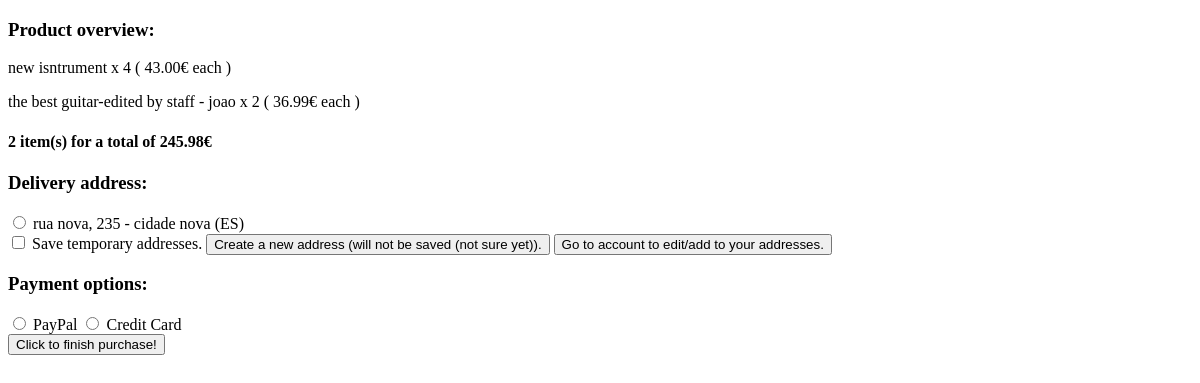
Page /account/placeorder/ (signed in) on the earlier database version.
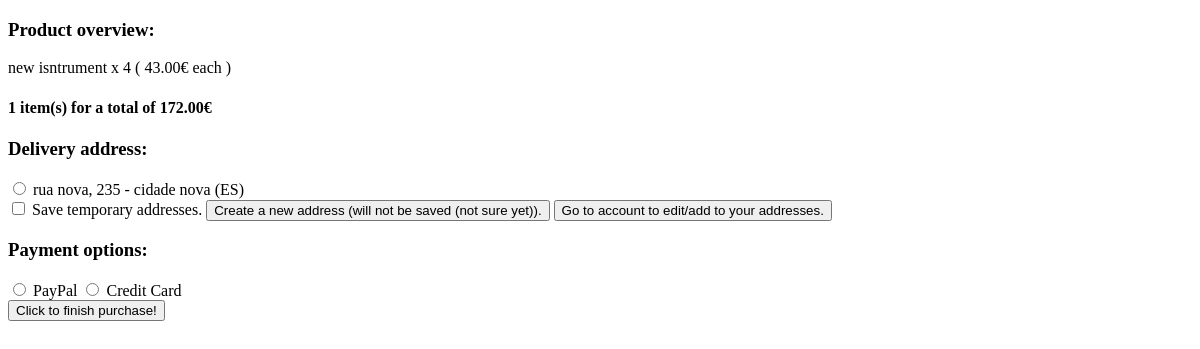
Same page on the later database version.
### app/models.py (models this page shows, shortened)
class ItemQuantity(models.Model):
    item = models.ForeignKey(Item, on_delete=models.CASCADE)
    quantity = models.IntegerField()

class Item(models.Model):
    instrument = models.OneToOneField(Instrument, on_delete=models.CASCADE)
    price = models.DecimalField(max_digits=10, decimal_places=2)

class Instrument(models.Model):
    name = models.CharField(max_length=100)
    category = models.CharField(choices=INSTRUMENT_CAT , max_length=100)
    manufacturer = models.ForeignKey(Manufacturer, on_delete=models.CASCADE)
    description = models.CharField(max_length=1000)
    nr_serie = models.CharField(max_length=20)
    image = models.URLField()

class Address(models.Model):
    street = models.CharField(max_length=100)
    city = models.CharField(max_length=100)
    code = models.CharField(max_length=20)
    country = models.CharField(choices=COUNTRIES, max_length=100)
    door = models.IntegerField()
    person = models.ForeignKey(Person, on_delete=models.CASCADE, blank=True)
    def __str__(self):
        return self.street + ", " + str(self.door) + " - " + self.city + " (" + self.country + ")"

### app/views.py (the view, shortened to what this page needs)
# urls.py: path('account/placeorder/', views.place_order, name='place_order'),
@login_required(login_url='/login/')
def place_order(request, new_addr=False):
    total = 0
    nr_prods = 0
    lista = ItemList.objects.get(person=get_curr_person_object(request), type='shoppingcart').items.all()
    for i in lista:
        total += i.quantity * i.item.price
        nr_prods += i.quantity
    if nr_prods == 0:
        return redirect('/account/shoppingcart')
    info = {'prod_list' : lista, 'total' : total, 'nr_prods' : nr_prods}
    try:
        addr_choices = Address.objects.filter(person=get_curr_person_object(request)).all()
    except:
        addr_choices = []
    info['addr_choices'] = addr_choices
    return render(request, 'place_order.html', info)

### app/views.py (called while the page is built)
def get_curr_person_object(request):
    u = models.User.objects.get(pk=request.user.id)
    return Person.objects.get(user=u)

### templates/place_order.html (shortened to what this page needs)
<!DOCTYPE html>
<html lang="en">
<head>
</head>
<body>
    <h3>Product overview:</h3>
    {% for p in prod_list %}
        <p>{{ p.item.instrument.name }} x {{ p.quantity }} ( {{ p.item.price }}€ each )</p>
    {% endfor %}
    <h4>{{ prod_list | length }} item(s) for a total of {{ total }}€</h4>
    <h3>Delivery address:</h3>
    <form action="" method="post">
    {% for a in addr_choices %}
        <input type="radio" name="address" id="radio{{ a.id }}" value="{{ a.id }}" >
        <label for="radio{{ a.id }}">{{ a }}</label>
        <br>
    {% endfor %}
    <input type="checkbox" id="checkbox_save_addrs" name="save_addrs" >
    <label for="checkbox_save_addrs">Save temporary addresses.</label>
    <a href=""><input type="submit" name="new_addr" value="Create a new address (will not be saved (not sure yet))."></a>
    <a href="/account/"><button>Go to account to edit/add to your addresses.</button></a>
    <h3>Payment options:</h3>
        <input type="radio" name="pay" id="pay1" value="PayPal">
        <label for="pay1">PayPal</label>
        <input type="radio" name="pay" id="pay2" value="Credit Card">
        <label for="pay2">Credit Card</label>
    <br>
    <input type="submit" value="Click to finish purchase!">
    </form>
</body>
</html>

Differences in the rows shown:
removed ItemQuantity: item.instrument.name "the best guitar-edited by staff - joao", quantity "2", item.price "36.99"
Other differences:
{{ prod_list | length }}: "2" → "1"
{{ total }}: "245.98" → "172.00"
